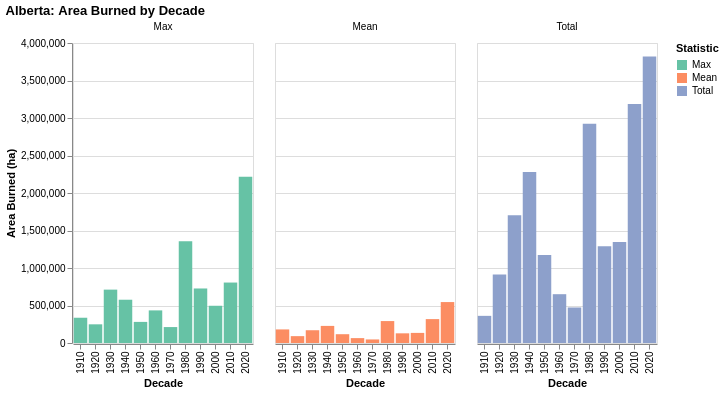

Write notebook code for a chart like this one.
### Markdown cell above
## 4. Summary: Alberta Area Burned by Decade

Total, mean, and maximum single-year area burned per decade, for quick comparison across eras.

### Code cell
charts.decade_chart(df_ab_yearly)

### Figure 1 — Vega-Lite specification as saved in the notebook (floating-point values rounded to 4 significant figures)
{"config": {"view": {"continuousWidth": 300, "continuousHeight": 300}}, "data": {"name": "data-82fe54b5e256828564624f5428bbd8a7"}, "mark": {"type": "bar"}, "encoding": {"color": {"field": "Statistic", "scale": {"scheme": "set2"}, "type": "nominal"}, "column": {"field": "Statistic", "title": null, "type": "nominal"}, "tooltip": [{"field": "Decade", "type": "ordinal"}, {"field": "Statistic", "type": "nominal"}, {"field": "Area", "format": ",.0f", "type": "quantitative"}], "x": {"field": "Decade", "title": "Decade", "type": "ordinal"}, "y": {"axis": {"format": ",.0f"}, "field": "Area", "title": "Area Burned (ha)", "type": "quantitative"}}, "height": 300, "title": "Alberta: Area Burned by Decade", "width": 180, "$schema": "https://vega.github.io/schema/vega-lite/v6.4.1.json", "datasets": {"data-82fe54b5e256828564624f5428bbd8a7": [{"Decade": 1910, "Statistic": "Total", "Area": 362100.0}, {"Decade": 1920, "Statistic": "Total", "Area": 914300.0}, {"Decade": 1930, "Statistic": "Total", "Area": 1702000.0}, {"Decade": 1940, "Statistic": "Total", "Area": 2280000.0}, {"Decade": 1950, "Statistic": "Total", "Area": 1172000.0}, {"Decade": 1960, "Statistic": "Total", "Area": 650700.0}, {"Decade": 1970, "Statistic": "Total", "Area": 473500.0}, {"Decade": 1980, "Statistic": "Total", "Area": 2924000.0}, {"Decade": 1990, "Statistic": "Total", "Area": 1290000.0}, {"Decade": 2000, "Statistic": "Total", "Area": 1347000.0}, {"Decade": 2010, "Statistic": "Total", "Area": 3186000.0}, {"Decade": 2020, "Statistic": "Total", "Area": 3820000.0}, {"Decade": 1910, "Statistic": "Mean", "Area": 181000.0}, {"Decade": 1920, "Statistic": "Mean", "Area": 91430.0}, {"Decade": 1930, "Statistic": "Mean", "Area": 170200.0}, {"Decade": 1940, "Statistic": "Mean", "Area": 228000.0}, {"Decade": 1950, "Statistic": "Mean", "Area": 117200.0}, {"Decade": 1960, "Statistic": "Mean", "Area": 65070.0}, {"Decade": 1970, "Statistic": "Mean", "Area": 47350.0}, {"Decade": 1980, "Statistic": "Mean", "Area": 292400.0}, {"Decade": 1990, "Statistic": "Mean", "Area": 129000.0}, {"Decade": 2000, "Statistic": "Mean", "Area": 134700.0}, {"Decade": 2010, "Statistic": "Mean", "Area": 318600.0}, {"Decade": 2020, "Statistic": "Mean", "Area": 545800.0}, {"Decade": 1910, "Statistic": "Max", "Area": 336800.0}, {"Decade": 1920, "Statistic": "Max", "Area": 249100.0}, {"Decade": 1930, "Statistic": "Max", "Area": 711600.0}, {"Decade": 1940, "Statistic": "Max", "Area": 577000.0}, {"Decade": 1950, "Statistic": "Max", "Area": 281400.0}, {"Decade": 1960, "Statistic": "Max", "Area": 434700.0}, {"Decade": 1970, "Statistic": "Max", "Area": 212400.0}, {"Decade": 1980, "Statistic": "Max", "Area": 1357000.0}, {"Decade": 1990, "Statistic": "Max", "Area": 727000.0}, {"Decade": 2000, "Statistic": "Max", "Area": 496500.0}, {"Decade": 2010, "Statistic": "Max", "Area": 806100.0}, {"Decade": 2020, "Statistic": "Max", "Area": 2217000.0}]}}
